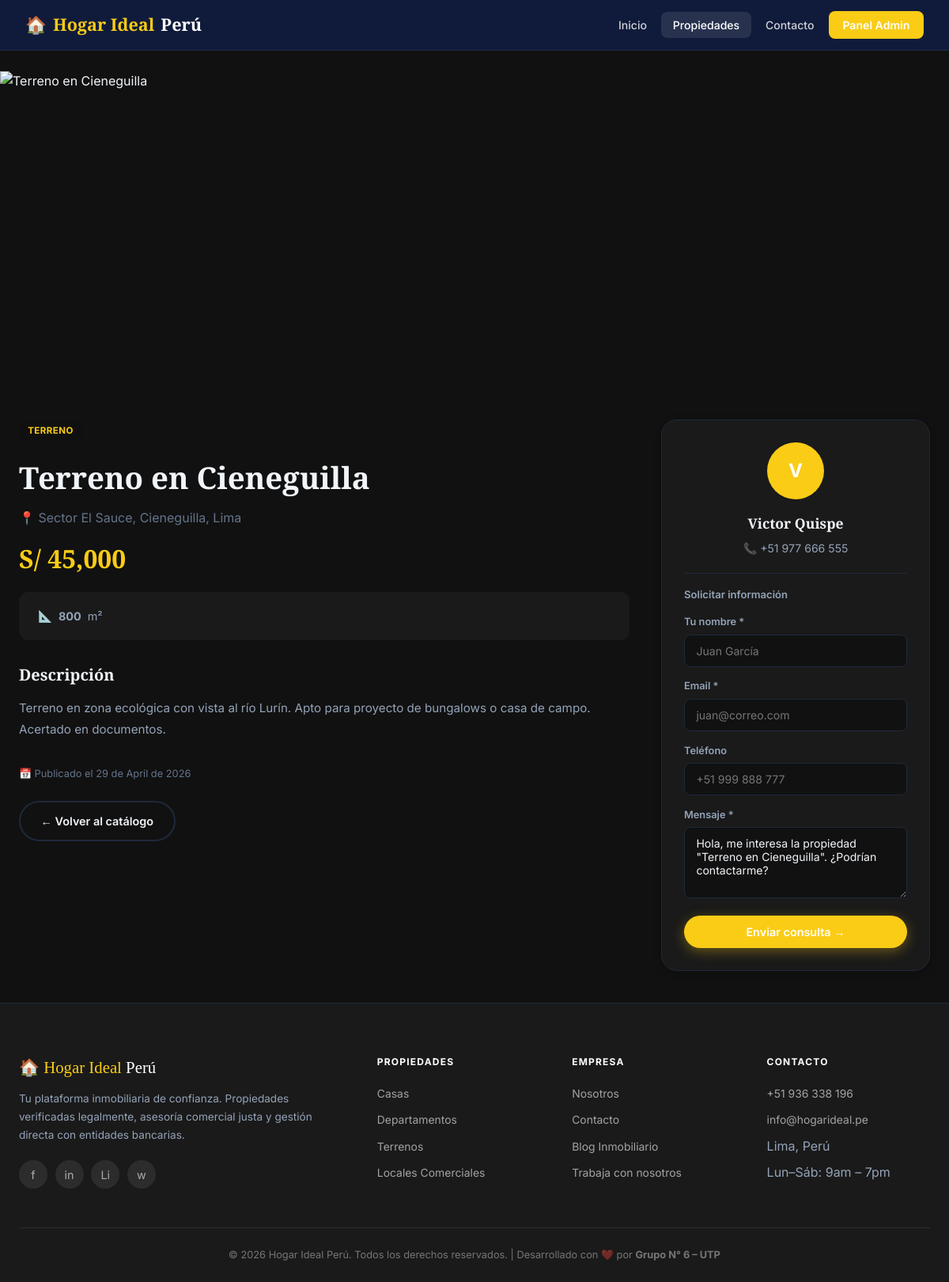
Page /public/propiedad/detalle/8 on the committed database.
### tables this page shows
CREATE TABLE IF NOT EXISTS `propiedades` (
  `id`               INT UNSIGNED AUTO_INCREMENT PRIMARY KEY,
  `titulo`           VARCHAR(200)  NOT NULL,
  `descripcion`      TEXT,
  `precio`           DECIMAL(12,2) NOT NULL,
  `tipo`             ENUM('casa','departamento','terreno','local') NOT NULL DEFAULT 'casa',
  `habitaciones`     TINYINT UNSIGNED DEFAULT 0,
  `banos`            TINYINT UNSIGNED DEFAULT 0,
  `estacionamientos` TINYINT UNSIGNED DEFAULT 0,
  `metros2`          DECIMAL(8,2),
  `direccion`        VARCHAR(255),
  `imagen`           VARCHAR(255) DEFAULT 'no-imagen.jpg',
  `vendedor_id`      INT UNSIGNED,
  `activo`           TINYINT(1) DEFAULT 1,
  `created_at`       TIMESTAMP DEFAULT CURRENT_TIMESTAMP,
  FOREIGN KEY (`vendedor_id`) REFERENCES `vendedores`(`id`) ON DELETE SET NULL
);

CREATE TABLE IF NOT EXISTS `vendedores` (
  `id`         INT UNSIGNED AUTO_INCREMENT PRIMARY KEY,
  `nombre`     VARCHAR(100) NOT NULL,
  `apellido`   VARCHAR(100) NOT NULL,
  `email`      VARCHAR(150) NOT NULL UNIQUE,
  `telefono`   VARCHAR(20),
  `foto`       VARCHAR(255) DEFAULT 'default.jpg',
  `created_at` TIMESTAMP DEFAULT CURRENT_TIMESTAMP
);

### core/Controller.php (called while the page is built, shortened)
<?php
class Controller {
    protected function render(string $view, array $data = []): void {
        extract($data);
        $viewFile = APP_ROOT . '/app/views/' . $view . '.php';
        require_once $viewFile;
    }
}

### app/controllers/PropiedadController.php (called while the page is built, shortened)
<?php
require_once APP_ROOT . '/core/Controller.php';
require_once APP_ROOT . '/app/models/Propiedad.php';
class PropiedadController extends Controller {
    private Propiedad $propiedad;
    public function __construct() {
        $this->propiedad = new Propiedad();
    }
    public function detalle(string $id = '0'): void {
        $propiedad = $this->propiedad->detalleConVendedor((int)$id);
        $this->render('propiedades/detalle', [
            'titulo'    => $propiedad->titulo . ' – ' . APP_NAME,
            'propiedad' => $propiedad,
        ]);
    }
}

### core/App.php (called while the page is built, shortened)
<?php
class App {
    protected string $method     = 'index';
    public function __construct() {
        $url = $this->parseUrl();
        if (!empty($url[0])) {
            $controllerName = ucfirst(strtolower($url[0])) . 'Controller';
            $controllerFile = APP_ROOT . '/app/controllers/' . $controllerName . '.php';
            if (file_exists($controllerFile)) {
                unset($url[0]);
            } else {
                $this->notFound();
                return;
            }
        }
        $this->controller = new $this->controller();
        if (!empty($url[1])) {
            if (method_exists($this->controller, $url[1])) {
                $this->method = $url[1];
                unset($url[1]);
            } else {
                $this->notFound();
                return;
            }
        }
        $this->params = $url ? array_values($url) : [];
        call_user_func_array([$this->controller, $this->method], $this->params);
    }
    private function parseUrl(): array {
        if (isset($_GET['url'])) {
            $url = rtrim($_GET['url'], '/');
            $url = filter_var($url, FILTER_SANITIZE_URL);
            return explode('/', $url);
        }
        return [];
    }
}

### public/index.php (called while the page is built, shortened)
<?php
require_once APP_ROOT . '/core/Database.php';
require_once APP_ROOT . '/core/Model.php';
require_once APP_ROOT . '/core/Controller.php';
require_once APP_ROOT . '/core/App.php';
$app = new App();

### core/Database.php (called while the page is built, shortened)
<?php
class Database {
    private static ?Database $instance = null;
    private PDO $pdo;
    private function __construct() {
        $dsn = 'mysql:host=' . DB_HOST . ';dbname=' . DB_NAME . ';charset=' . DB_CHARSET;
        $options = [
            PDO::ATTR_ERRMODE            => PDO::ERRMODE_EXCEPTION,
            PDO::ATTR_DEFAULT_FETCH_MODE => PDO::FETCH_OBJ,
            PDO::ATTR_EMULATE_PREPARES   => false,
        ];
        try {
            $this->pdo = new PDO($dsn, DB_USER, DB_PASS, $options);
        } catch (PDOException $e) {
            die('<div style="font-family:sans-serif;padding:2rem;background:#fee;color:#c00;border-radius:8px">
                <h3>⚠️ Error de conexión a la base de datos</h3>
                <p>' . $e->getMessage() . '</p>
                <p>Verifica que MySQL esté corriendo en XAMPP y que la base <strong>' . DB_NAME . '</strong> exista.</p>
                </div>');
        }
    }
    public static function getInstance(): Database {
        if (self::$instance === null) {
            self::$instance = new self();
        }
        return self::$instance;
    }
    public function query(string $sql, array $params = []): PDOStatement {
        $stmt = $this->pdo->prepare($sql);
        $stmt->execute($params);
        return $stmt;
    }
}

### app/models/Propiedad.php (called while the page is built, shortened)
<?php
require_once APP_ROOT . '/core/Model.php';
class Propiedad extends Model {
    public function detalleConVendedor(int $id): object|false {
        $sql = "SELECT p.*, v.nombre AS vendedor_nombre, v.apellido AS vendedor_apellido,
                       v.telefono AS vendedor_telefono, v.email AS vendedor_email, v.foto AS vendedor_foto
                FROM propiedades p
                LEFT JOIN vendedores v ON p.vendedor_id = v.id
                WHERE p.id = ? LIMIT 1";
        return $this->rawOne($sql, [$id]);
    }
    public static function formatearPrecio(float $precio): string {
        return 'S/ ' . number_format($precio, 0, '.', ',');
    }
}

### core/Model.php (called while the page is built, shortened)
<?php
abstract class Model {
    protected Database $db;
    public function __construct() {
        $this->db = Database::getInstance();
    }
    public function rawOne(string $sql, array $params = []): object|false {
        return $this->db->query($sql, $params)->fetch();
    }
}

### app/views/propiedades/detalle.php (the view, shortened to what this page needs)
<?php $activePage = 'propiedades'; require_once APP_ROOT . '/app/views/layouts/header.php'; ?>
<div class="detail-page">
  <img class="detail-hero"
       src="<?= $propiedad->imagen !== 'no-imagen.jpg' ? UPLOAD_URL . htmlspecialchars($propiedad->imagen) : '' ?>"
       alt="<?= htmlspecialchars($propiedad->titulo) ?>"
       onerror="this.src='https://images.unsplash.com/photo-1600596542815-ffad4c1539a9?w=1400&q=80'">
  <div class="detail-body">
    <div class="detail-grid">
      <div>
        <span class="badge badge-blue" style="margin-bottom:1rem;display:inline-block">
          <?= ucfirst($propiedad->tipo) ?>
        </span>
        <h1 class="detail-title"><?= htmlspecialchars($propiedad->titulo) ?></h1>
        <p style="color:var(--text-3);margin-bottom:.8rem;display:flex;align-items:center;gap:.4rem">
          📍 <?= htmlspecialchars($propiedad->direccion ?: 'Lima, Perú') ?>
        </p>
        <p class="detail-price"><?= Propiedad::formatearPrecio((float)$propiedad->precio) ?></p>
        <div class="detail-features">
          <?php if ($propiedad->metros2): ?>
            <div class="detail-feat">📐 <strong><?= (int)$propiedad->metros2 ?></strong> m²</div>
          <?php endif; ?>
        </div>
        <?php if ($propiedad->descripcion): ?>
        <div style="margin-bottom:2rem">
          <h2 style="font-family:'Playfair Display',serif;font-size:1.25rem;margin-bottom:.75rem">Descripción</h2>
          <p class="detail-desc"><?= nl2br(htmlspecialchars($propiedad->descripcion)) ?></p>
        </div>
        <?php endif; ?>
        <p style="font-size:.8rem;color:var(--text-3);margin-top:1.5rem">
          📅 Publicado el <?= date('d \d\e F \d\e Y', strtotime($propiedad->created_at)) ?>
        </p>
        <div style="margin-top:1.5rem">
          <a href="<?= BASE_URL ?>/propiedad" class="btn btn-outline" style="border-color:var(--border);color:var(--text)">
            ← Volver al catálogo
          </a>
        </div>
      </div>
      <div>
        <div class="agent-card">
          <?php if (!empty($propiedad->vendedor_nombre)): ?>
            <div class="agent-card__avatar">
              <?= strtoupper(substr($propiedad->vendedor_nombre, 0, 1)) ?>
            </div>
            <p class="agent-card__name">
              <?= htmlspecialchars($propiedad->vendedor_nombre . ' ' . $propiedad->vendedor_apellido) ?>
            </p>
            <p class="agent-card__tel">📞 <?= htmlspecialchars($propiedad->vendedor_telefono ?: 'Consultar') ?></p>
          <?php else: ?>
            <div class="agent-card__avatar">H</div>
            <p class="agent-card__name">Hogar Ideal Perú</p>
            <p class="agent-card__tel">📞 +51 936 338 196</p>
          <?php endif; ?>
          <hr style="border:none;border-top:1px solid var(--border);margin:1rem 0">
          <p style="font-size:.82rem;font-weight:600;color:var(--text-2);margin-bottom:.75rem">Solicitar información</p>
          <form class="contact-form" action="<?= BASE_URL ?>/contacto" method="POST" data-validate>
            <label>Tu nombre *</label>
            <input type="text" name="nombre" placeholder="Juan García" required>
            <label>Email *</label>
            <input type="email" name="email" placeholder="juan@correo.com" required>
            <label>Teléfono</label>
            <input type="tel" name="telefono" placeholder="+51 999 888 777">
            <label>Mensaje *</label>
            <textarea name="mensaje" required>Hola, me interesa la propiedad "<?= htmlspecialchars($propiedad->titulo) ?>". ¿Podrían contactarme?</textarea>
            <button type="submit" class="btn btn-primary" style="width:100%;margin-top:.9rem;justify-content:center">
              Enviar consulta →
            </button>
          </form>
        </div>
      </div>
    </div>
  </div>
</div>
<?php require_once APP_ROOT . '/app/views/layouts/footer.php'; ?>

### app/views/layouts/header.php (shortened to what this page needs)
<!DOCTYPE html>
<html lang="es">
<head>
  <link rel="stylesheet" href="<?= BASE_URL ?>/css/app.css">
</head>
<body>
<nav class="navbar">
  <a href="<?= BASE_URL ?>/" class="navbar__brand">
    🏠 <span>Hogar Ideal</span> Perú
  </a>
  <ul class="navbar__nav">
    <li><a href="<?= BASE_URL ?>/"               class="<?= ($activePage ?? '') === 'home'       ? 'active' : '' ?>">Inicio</a></li>
    <li><a href="<?= BASE_URL ?>/propiedad"       class="<?= ($activePage ?? '') === 'propiedades'? 'active' : '' ?>">Propiedades</a></li>
    <li><a href="<?= BASE_URL ?>/contacto"        class="<?= ($activePage ?? '') === 'contacto'   ? 'active' : '' ?>">Contacto</a></li>
    <li><a href="<?= BASE_URL ?>/auth/login"      class="navbar__cta">Panel Admin</a></li>
  </ul>
</nav>
<main>

### app/views/layouts/footer.php (shortened to what this page needs)
</main>
<footer class="footer">
  <div class="container">
    <div class="footer__grid">
      <div>
        <div class="footer__brand-name">🏠 <span>Hogar Ideal</span> Perú</div>
        <p class="footer__desc">
          Tu plataforma inmobiliaria de confianza. Propiedades verificadas legalmente,
          asesoría comercial justa y gestión directa con entidades bancarias.
        </p>
        <div class="footer__social">
          <a href="#" title="Facebook">f</a>
          <a href="#" title="Instagram">in</a>
          <a href="#" title="LinkedIn">Li</a>
          <a href="#" title="WhatsApp">w</a>
        </div>
      </div>
      <div>
        <p class="footer__col-title">Propiedades</p>
        <ul class="footer__links">
          <li><a href="<?= BASE_URL ?>/propiedad?tipo=casa">Casas</a></li>
          <li><a href="<?= BASE_URL ?>/propiedad?tipo=departamento">Departamentos</a></li>
          <li><a href="<?= BASE_URL ?>/propiedad?tipo=terreno">Terrenos</a></li>
          <li><a href="<?= BASE_URL ?>/propiedad?tipo=local">Locales Comerciales</a></li>
        </ul>
      </div>
      <div>
        <p class="footer__col-title">Empresa</p>
        <ul class="footer__links">
          <li><a href="<?= BASE_URL ?>/">Nosotros</a></li>
          <li><a href="<?= BASE_URL ?>/contacto">Contacto</a></li>
          <li><a href="#">Blog Inmobiliario</a></li>
          <li><a href="#">Trabaja con nosotros</a></li>
        </ul>
      </div>
      <div>
        <p class="footer__col-title">Contacto</p>
        <ul class="footer__links">
          <li><a href="tel:+51936338196">+51 936 338 196</a></li>
          <li><a href="mailto:info@hogarideal.pe">info@hogarideal.pe</a></li>
          <li>Lima, Perú</li>
          <li>Lun–Sáb: 9am – 7pm</li>
        </ul>
      </div>
    </div>
    <div class="footer__bottom">
      <p>&copy; <?= date('Y') ?> <?= APP_NAME ?>. Todos los derechos reservados.
         | Desarrollado con ❤️ por <strong>Grupo N° 6 – UTP</strong></p>
    </div>
  </div>
</footer>
</body>
</html>

### rows in the picture
propiedades: tipo "TERRENO", titulo "Terreno en Cieneguilla", direccion "Sector El Sauce, Cieneguilla, Lima", precio "S/ 45,000", metros2 "800", descripcion "Terreno en zona ecológica con vista al río Lurín. Apto para proyecto de bungalows o casa de campo. Acertado en documentos.", created_at "29 de April de 2026", vendedor.nombre "V", vendedor.apellido "Victor Quispe", vendedor.telefono "+51 977 666 555", mensaje "Hola, me interesa la propiedad \"Terreno en Cieneguilla\". ¿Podrían contactarme?"

### other values in the picture
APP_NAME "Hogar Ideal Perú"
